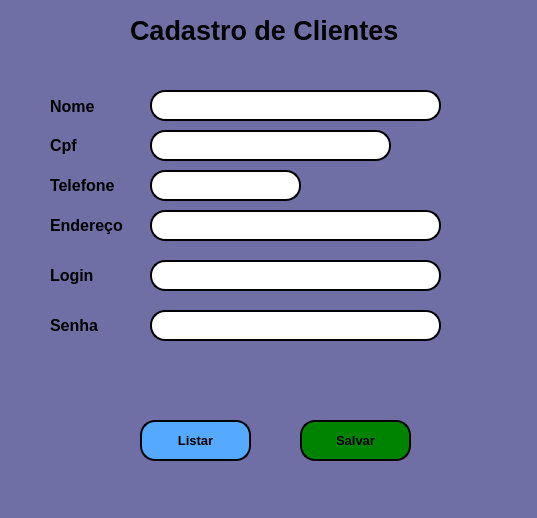
<?xml version="1.0" encoding="UTF-8"?>
<ui version="4.0">
 <class>MainWindow</class>
 <widget class="QMainWindow" name="MainWindow">
  <property name="geometry">
   <rect>
    <x>0</x>
    <y>0</y>
    <width>537</width>
    <height>518</height>
   </rect>
  </property>
  <property name="windowTitle">
   <string>MainWindow</string>
  </property>
  <property name="styleSheet">
   <string notr="true">background-color: rgb(111, 111, 165);</string>
  </property>
  <widget class="QWidget" name="centralwidget">
   <widget class="QLabel" name="label">
    <property name="geometry">
     <rect>
      <x>130</x>
      <y>10</y>
      <width>311</width>
      <height>41</height>
     </rect>
    </property>
    <property name="font">
     <font>
      <pointsize>20</pointsize>
      <weight>75</weight>
      <bold>true</bold>
     </font>
    </property>
    <property name="text">
     <string>Cadastro de Clientes </string>
    </property>
   </widget>
   <widget class="QLabel" name="label_2">
    <property name="geometry">
     <rect>
      <x>50</x>
      <y>100</y>
      <width>47</width>
      <height>13</height>
     </rect>
    </property>
    <property name="font">
     <font>
      <pointsize>12</pointsize>
      <weight>75</weight>
      <bold>true</bold>
     </font>
    </property>
    <property name="text">
     <string>Nome</string>
    </property>
   </widget>
   <widget class="QLabel" name="label_3">
    <property name="geometry">
     <rect>
      <x>50</x>
      <y>130</y>
      <width>47</width>
      <height>31</height>
     </rect>
    </property>
    <property name="font">
     <font>
      <pointsize>12</pointsize>
      <weight>75</weight>
      <bold>true</bold>
     </font>
    </property>
    <property name="text">
     <string>Cpf</string>
    </property>
   </widget>
   <widget class="QLabel" name="label_4">
    <property name="geometry">
     <rect>
      <x>50</x>
      <y>170</y>
      <width>71</width>
      <height>31</height>
     </rect>
    </property>
    <property name="font">
     <font>
      <pointsize>12</pointsize>
      <weight>75</weight>
      <bold>true</bold>
     </font>
    </property>
    <property name="text">
     <string>Telefone</string>
    </property>
   </widget>
   <widget class="QLabel" name="label_5">
    <property name="geometry">
     <rect>
      <x>50</x>
      <y>210</y>
      <width>91</width>
      <height>31</height>
     </rect>
    </property>
    <property name="font">
     <font>
      <pointsize>12</pointsize>
      <weight>75</weight>
      <bold>true</bold>
     </font>
    </property>
    <property name="text">
     <string>Endereço</string>
    </property>
   </widget>
   <widget class="QLineEdit" name="lineEdit">
    <property name="geometry">
     <rect>
      <x>150</x>
      <y>90</y>
      <width>291</width>
      <height>31</height>
     </rect>
    </property>
    <property name="styleSheet">
     <string notr="true">background-color : rgb(255,255,255);
border-radius: 15px;
border-style: outset;
border-width: 2px;
</string>
    </property>
   </widget>
   <widget class="QLineEdit" name="lineEdit_2">
    <property name="geometry">
     <rect>
      <x>150</x>
      <y>130</y>
      <width>241</width>
      <height>31</height>
     </rect>
    </property>
    <property name="styleSheet">
     <string notr="true">background-color : rgb(255,255,255);
border-radius: 15px;
border-style: outset;
border-width: 2px;
</string>
    </property>
   </widget>
   <widget class="QLineEdit" name="lineEdit_3">
    <property name="geometry">
     <rect>
      <x>150</x>
      <y>170</y>
      <width>151</width>
      <height>31</height>
     </rect>
    </property>
    <property name="styleSheet">
     <string notr="true">background-color : rgb(255,255,255);
border-radius: 15px;
border-style: outset;
border-width: 2px;
</string>
    </property>
   </widget>
   <widget class="QLineEdit" name="lineEdit_4">
    <property name="geometry">
     <rect>
      <x>150</x>
      <y>210</y>
      <width>291</width>
      <height>31</height>
     </rect>
    </property>
    <property name="styleSheet">
     <string notr="true">background-color : rgb(255,255,255);
border-radius: 15px;
border-style: outset;
border-width: 2px;
</string>
    </property>
   </widget>
   <widget class="QPushButton" name="pushButton">
    <property name="geometry">
     <rect>
      <x>300</x>
      <y>420</y>
      <width>111</width>
      <height>41</height>
     </rect>
    </property>
    <property name="font">
     <font>
      <pointsize>10</pointsize>
      <weight>75</weight>
      <bold>true</bold>
     </font>
    </property>
    <property name="styleSheet">
     <string notr="true">background-color: rgb(0, 131, 0);
border-radius: 15px;
border-style: outset;
border-width: 2px;
border-color: black;
</string>
    </property>
    <property name="text">
     <string>Salvar</string>
    </property>
   </widget>
   <widget class="QPushButton" name="pushButton_2">
    <property name="geometry">
     <rect>
      <x>140</x>
      <y>420</y>
      <width>111</width>
      <height>41</height>
     </rect>
    </property>
    <property name="font">
     <font>
      <pointsize>10</pointsize>
      <weight>75</weight>
      <bold>true</bold>
     </font>
    </property>
    <property name="styleSheet">
     <string notr="true">background-color: rgb(85, 170, 255);
border-radius: 15px;
border-style: outset;
border-width: 2px;
border-color: black;
</string>
    </property>
    <property name="text">
     <string>Listar</string>
    </property>
   </widget>
   <widget class="QLineEdit" name="lineEdit_5">
    <property name="geometry">
     <rect>
      <x>150</x>
      <y>260</y>
      <width>291</width>
      <height>31</height>
     </rect>
    </property>
    <property name="styleSheet">
     <string notr="true">background-color : rgb(255,255,255);
border-radius: 15px;
border-style: outset;
border-width: 2px;
</string>
    </property>
   </widget>
   <widget class="QLineEdit" name="lineEdit_6">
    <property name="geometry">
     <rect>
      <x>150</x>
      <y>310</y>
      <width>291</width>
      <height>31</height>
     </rect>
    </property>
    <property name="styleSheet">
     <string notr="true">background-color : rgb(255,255,255);
border-radius: 15px;
border-style: outset;
border-width: 2px;
</string>
    </property>
   </widget>
   <widget class="QLabel" name="label_6">
    <property name="geometry">
     <rect>
      <x>50</x>
      <y>260</y>
      <width>91</width>
      <height>31</height>
     </rect>
    </property>
    <property name="font">
     <font>
      <pointsize>12</pointsize>
      <weight>75</weight>
      <bold>true</bold>
     </font>
    </property>
    <property name="text">
     <string>Login</string>
    </property>
   </widget>
   <widget class="QLabel" name="label_7">
    <property name="geometry">
     <rect>
      <x>50</x>
      <y>310</y>
      <width>91</width>
      <height>31</height>
     </rect>
    </property>
    <property name="font">
     <font>
      <pointsize>12</pointsize>
      <weight>75</weight>
      <bold>true</bold>
     </font>
    </property>
    <property name="text">
     <string>Senha</string>
    </property>
   </widget>
  </widget>
  <widget class="QMenuBar" name="menubar">
   <property name="geometry">
    <rect>
     <x>0</x>
     <y>0</y>
     <width>537</width>
     <height>21</height>
    </rect>
   </property>
  </widget>
  <widget class="QStatusBar" name="statusbar"/>
 </widget>
 <resources/>
 <connections/>
</ui>
